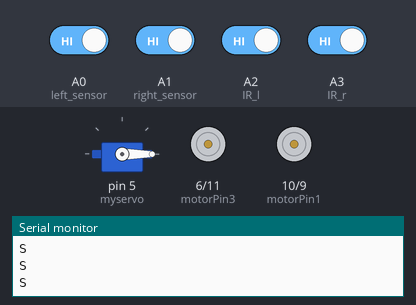
A sketch run on a simulated Arduino Uno, built with avr-gcc and run on an emulated ATmega328P. Shown: servo, motor-driver pin pairs drawn as motors (green arrow = first pin HIGH = forward, orange = second pin HIGH = backward, longer = more drive), the last lines printed to the serial monitor. Inputs (shaded band) come from the test bench; at power-on: A0 (left_sensor), A1 (right_sensor), A2 (IR_l), A3 (IR_r) HIGH.

Above: at 1.6 s.
1.7 s: A2 (IR_l) driven LOW
At 2.6 s:
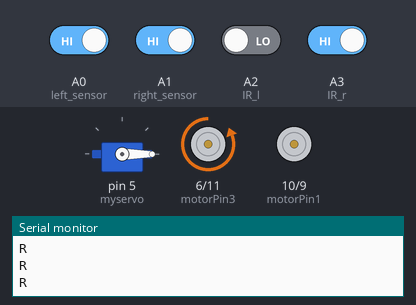
3.2 s: A3 (IR_r) driven LOW
At 4.4 s:
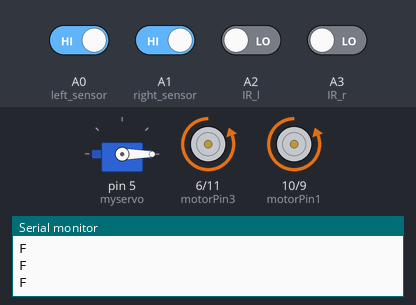
4.7 s: A2 (IR_l) driven HIGH
At 5.3 s:
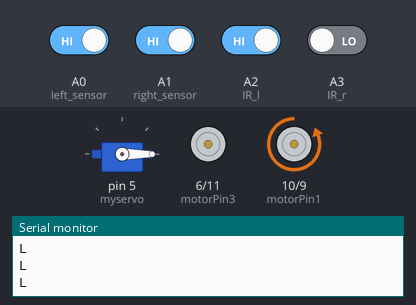
6.2 s: A0 (left_sensor) driven LOW and A1 (right_sensor) driven LOW
At 7.0 s:
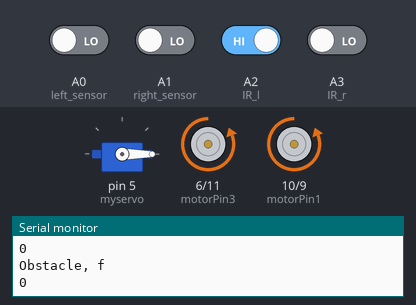
7.7 s: A0 (left_sensor) driven HIGH
At 8.5 s:
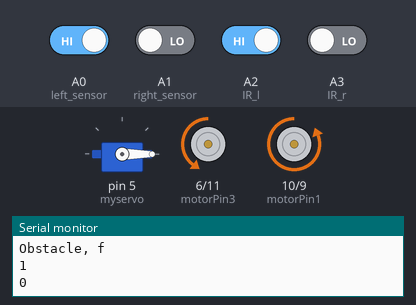
9.2 s: A0 (left_sensor) driven LOW
At 9.9 s:
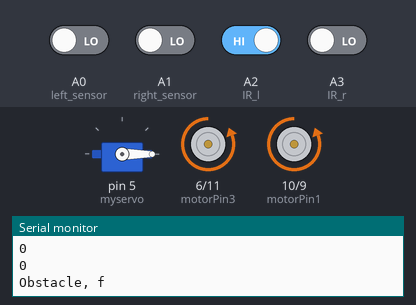
Timing chart, 0 to 11.8 s (numbered marks = the images above; inputs shaded):
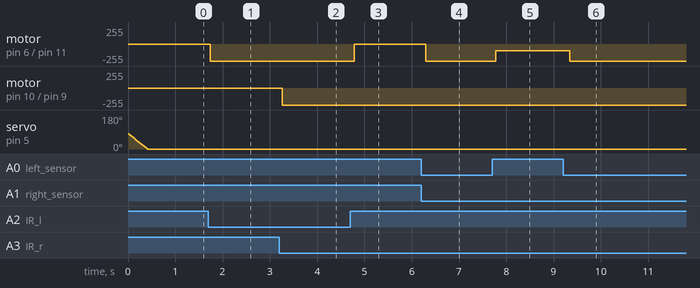

Measured:
- after the input at 1.7 s, motor on pin 6 (motorPin3) / pin 11 (motorPin4): stopped → backward 255/255 at once
- after the input at 3.2 s, motor on pin 10 (motorPin1) / pin 9 (motorPin2): stopped → backward 255/255 after 0.06 s
- after the input at 4.7 s, motor on pin 6 (motorPin3) / pin 11 (motorPin4): backward 255/255 → stopped after 0.08 s
- after the input at 6.2 s, motor on pin 6 (motorPin3) / pin 11 (motorPin4): stopped → backward 255/255 after 0.09 s
- after the input at 7.7 s, motor on pin 6 (motorPin3) / pin 11 (motorPin4): backward 255/255 → backward 100/255 after 0.07 s
- after the input at 9.2 s, motor on pin 6 (motorPin3) / pin 11 (motorPin4): backward 100/255 → backward 255/255 after 0.14 s

The sketch:

overall.ino
```cpp
#include<Servo.h>
#include<SoftwareSerial.h>
#include<IRremote.h>

/* pins setup:
    Sensors             Arduino
    ------------        -------
    VCC                 5V
    GND                 GND
    S0(Color Sensor)    13
    S1(Color Sensor)    12
    S2(Color Sensor)    8
    S3(Color Sensor)    7
    OUT(Color Sensor)   2
    LED                 5V
    RFID                4
    IR left             A2
    IR Right            A3
    obstacle left       A0
    obstacle right      A1
    motor driver pin2   11
    motor driver pin7   6
    motor driver pin10  9
    motor driver pin15  10
    servo for flag      5
    IR emitter          3
*/

// define pins for infared obstable detector
#define left_sensor A0
#define right_sensor A1

//define pins for rfid and emitter
#define RFID 4
IRsend irsend;
SoftwareSerial Rfid = SoftwareSerial(RFID, 0);

bool follow_line = true;
// AnalogIn
#define IR_l A2
#define IR_r A3
bool read_l = LOW;
bool read_r = LOW;
bool RIGHT = false;
bool LEFT = false;
bool GO = false;
bool tmp = false;

//`Motor left
const int motorPin3  = 6;  // Pin 2 of L293
const int motorPin4  = 11;  // Pin 4 of L293
//Motor right
const int motorPin1  = 10; // Pin  15 of L293
const int motorPin2  = 9;  // Pin  10 of L293


const int s0 = 13;
const int s1 = 12;
const int s2 = 8;
const int s3 = 7;
const int out = 2;
Servo myservo;

int red = 0;
int green = 0;
int blue = 0;
int need_change = 0;
typedef enum Flag_state {
  up, down
} flag_state;

int cur_state = 0;
// to track ur current task and save time

void turnleft() {
  digitalWrite(motorPin1, LOW);
  digitalWrite(motorPin2, HIGH);
  digitalWrite(motorPin3, LOW);
  digitalWrite(motorPin4, LOW);
  //delay(400);
}

void turnright() {
  digitalWrite(motorPin1, LOW);
  digitalWrite(motorPin2, LOW);
  digitalWrite(motorPin3, LOW);
  digitalWrite(motorPin4, HIGH);
  //delay(400);
}

void carstop() {
  digitalWrite(motorPin1, LOW);
  digitalWrite(motorPin2, LOW);
  digitalWrite(motorPin3, LOW);
  digitalWrite(motorPin4, LOW);
}

void backward() {
  analogWrite(motorPin1, 200);
  digitalWrite(motorPin2, LOW);
  analogWrite(motorPin3, 200);
  digitalWrite(motorPin4, LOW);
}

void forward() {
  digitalWrite(motorPin1, LOW);
  digitalWrite(motorPin2, HIGH);
  //analogWrite(motorPin2, 180);
  digitalWrite(motorPin3, LOW);
  //analogWrite(motorPin4, 180);
  digitalWrite(motorPin4, HIGH);
}

void detect_color()
{
  digitalWrite(s2, LOW);
  digitalWrite(s3, LOW);
  //count OUT, pRed, RED
  red = pulseIn(out, digitalRead(out) == HIGH ? LOW : HIGH);
  digitalWrite(s3, HIGH);
  //count OUT, pBLUE, BLUE
  blue = pulseIn(out, digitalRead(out) == HIGH ? LOW : HIGH);
  digitalWrite(s2, HIGH);
  //count OUT, pGreen, GREEN
  green = pulseIn(out, digitalRead(out) == HIGH ? LOW : HIGH);
}

void flag_down() {
  int pos = 0; //servo position variable
  for (pos = 0; pos <= 80; pos += 1) {
    myservo.write(pos);
    delay(5);
  }
  Flag_state flag_state = up;
}
void flag_up() {
  int pos; //servo position variable
  for (pos = 80; pos >= 0; pos -= 1) {
    myservo.write(pos);
    delay(5);
  }
  Flag_state flag_state = down;
}
void fuck_turnright() {
  digitalWrite(motorPin1, LOW);
  digitalWrite(motorPin4, HIGH);
  digitalWrite(motorPin3, LOW);
  analogWrite(motorPin2, 100);
}
void fuck_turnleft() {
  digitalWrite(motorPin1, LOW);
  digitalWrite(motorPin2, HIGH);
  digitalWrite(motorPin3, LOW);
  analogWrite(motorPin4, 100);
}
void setup() {
  //IR setup
  Serial.begin(9600);
  Serial.println("Begin!");
  pinMode(IR_l, INPUT);
  pinMode(IR_r, INPUT);
  // Motor control
  pinMode(motorPin1, OUTPUT);
  pinMode(motorPin2, OUTPUT);
  pinMode(motorPin3, OUTPUT);
  pinMode(motorPin4, OUTPUT);
  // infared obstacle detector setup
  pinMode(left_sensor, INPUT_PULLUP);
  pinMode(right_sensor, INPUT_PULLUP);

  // Serial Monitor to see results on the computer
  // Communication to the RFID reader
  Rfid.begin(9600);

  //setup for color sensor
  pinMode(s0, OUTPUT);
  pinMode(s1, OUTPUT);
  pinMode(s2, OUTPUT);
  pinMode(s3, OUTPUT);
  pinMode(out, INPUT);
  digitalWrite(s0, HIGH);
  digitalWrite(s1, HIGH);
  myservo.attach(5);
  flag_up();
  //leave pin 5 for servo
}

void loop() {
  //  Serial.println(cur_state);
  //
  //  //get readings from ir
  int i;
  int line_l = 0;
  int line_r = 0;
  for (i = 0; i <= 3; i++) {
    line_l += digitalRead(IR_l);
    line_r += digitalRead(IR_r);
    delay(10);
  }
  read_l = (line_l > 2);
  read_r = (line_r > 2);

  // rfid part
  if (cur_state == 2 and (read_l and read_r)) {
    carstop();
    if (Rfid.available() > 0) {
      // as long as there is data available... && cur_state == 1
      follow_line = false;
      cur_state ++;
      Serial.println("RFID if");
      int count = 0;
      while (Rfid.available() > 0 and count < 40 ) {
        carstop();
        unsigned long r = Rfid.read();
        delay(50);
        Serial.print("RFID detect!");
        Serial.println(r);
        irsend.sendRC5(r, 6); //send 0x0 code (8 bits)
        delay(200);
        count++;
      }
      forward();
      delay(500);
      follow_line = true;
    }
    delay(1000);
  }


  // IR sensor
  // Reading from two IR sensor
  // When black return high, else return low
  if (follow_line) {
    //    read_l = digitalRead(IR_l);
    //    read_r = digitalRead(IR_r);
    // Check the direction
    if (!read_l && !read_r) {
      GO = true;
      LEFT = false;
      RIGHT = false;
    }
    else if (read_l && !read_r) {
      GO = false;
      LEFT = true;
      RIGHT = false;
    }
    else if (!read_l && read_r) {
      GO = false;
      LEFT = false;
      RIGHT = true;
    }
    else if (cur_state == 1) {
      // this need to change according to your strategy
      GO = false;
      LEFT = false;
      RIGHT = false;
    }
    else {
      GO = GO;
      LEFT = LEFT;
      RIGHT = RIGHT;
    }
    if (GO) {
      forward();
      //      Serial.print(GO);
      //      Serial.print(LEFT);
      //      Serial.print(RIGHT);
      Serial.println("F");
    }
    else if (LEFT) {
      turnleft();
      //      Serial.print(GO);
      //      Serial.print(LEFT);
      //      Serial.print(RIGHT);
      Serial.println("L");
    }
    else if (RIGHT) {
      turnright();
      Serial.println("R");
    }
    else {
      carstop();
      Serial.println("S");
    }
  }


  //obstacle avoidance
  if (cur_state == 0) {
    int L = 0;
    int R = 0;
    for (int i = 0; i <= 3; i++) {
      L += digitalRead(left_sensor);
      R += digitalRead(right_sensor);
      delay(10);
    }
    L = max(L - 3, 0);
    R = max(R - 3, 0);
    if (not L and not R) {
      cur_state ++;
    }
  }
  if (cur_state == 1) {
    int L = 0;
    int R = 0;
    for (int i = 0; i <= 2; i++) {
      L += digitalRead(left_sensor);
      R += digitalRead(right_sensor);
      delay(10);
    }
    L = max(L - 2, 0);
    R = max(R - 2, 0);
    Serial.println(L);
    Serial.println(R);
    //    if (L != 0 && R != 0) {
    //      forward();
    //      Serial.println("f");
    //    }
    // for testing
    if (L == 0 || R == 0) {
      follow_line = false;
      tmp = true;
      //Serial.println(tmp);
      //Serial.println(cur_state);
      if ( L != 0) {
        fuck_turnleft();
        delay(1500);
        Serial.println("Obstacle, L");
      }
      else if (R != 0) {
        fuck_turnright();
        delay(1400);

        Serial.println("Obstacle, R");
      }
      else if (R == 0 && L == 0) {
        forward();
        Serial.println("Obstacle, f");
      }
    }
    else if (tmp == true) {
      carstop();
      for (int i = 0; i <= 9; i++) {
        L += digitalRead(left_sensor);
        R += digitalRead(right_sensor);
        delay(10);
      }
      L = max(L - 8, 0);
      R = max(R - 8, 0);
      if (L != 0 and R != 0) {
        cur_state ++;
        follow_line = true;
      }
    }
  }

  //color detect
  if (cur_state == 3 ) {
    //initialize and flag up!
    Flag_state flag_state = up;
    if (need_change == 0) {
      flag_up();
      Serial.print("Up");
    }
    else if (need_change == 1) {
      Serial.print("down!");
      flag_state = down;
    }
    else if (need_change == 2) {
      Serial.print("Up");
      flag_state = up;
    }
    detect_color();
    Serial.print("R Intensity:");
    Serial.print(red, DEC);
    Serial.print(" G Intensity: ");
    Serial.print(green, DEC);
    Serial.print(" B Intensity : ");
    Serial.print(blue, DEC);
    Serial.print(need_change);
    if (red < blue && red < green && red < 60 && (red < 0.5 * green or red < 0.5 * blue) ) //needs to tune the parameters here of RBG relations, use combination to find the optimal logic
    {
      Serial.println(" - (Red Color)");
      if (flag_state == up) {
        flag_down();
        need_change = 1;
      }
    }
    else if (green < red && green < blue)        ////needs to tune the parameters here of RBG relations
    {
      Serial.println(" - (Green Color)");
      if (flag_state == down) {
        flag_up();
        need_change = 2;
      }
    }
    else {
      Serial.println();
    }
  }
}
```
